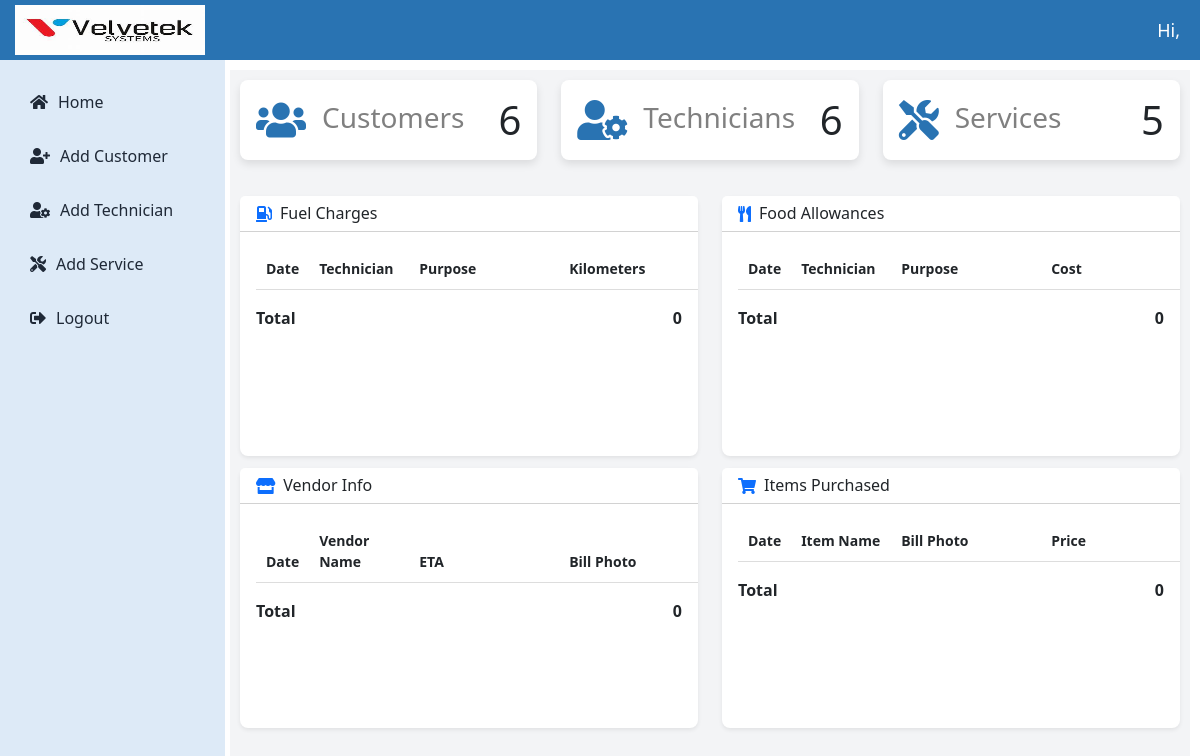
Page /velvetekapp/extra_work_admin/25/ on the earlier database version.
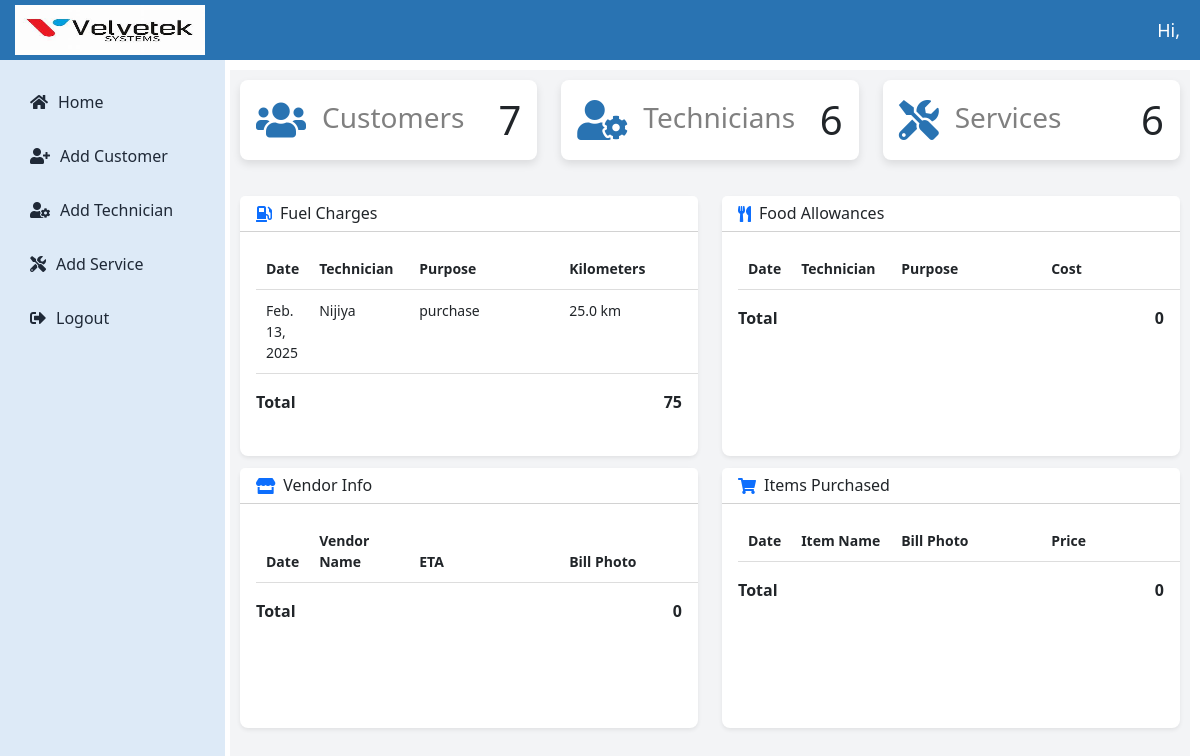
Same page on the later database version.
### technicianapp/models.py (models this page shows)
class FuelCharge(models.Model):
    technician_name = models.CharField(max_length=100)
    date = models.DateField()
    purpose = models.TextField()
    kilometers = models.FloatField()
    cost = models.DecimalField(max_digits=10, decimal_places=2,default=0)
    apply = models.ForeignKey(Apply, on_delete=models.CASCADE,related_name='fuel_charges', blank=True,null=True)
    customer_name = models.CharField(max_length=225)
    issue = models.TextField()

### velvetekapp/views.py (the view)
# urls.py: path('extra_work_admin/<int:service_id>/', views.extra_work_admin, name='extra_work_admin'),
def extra_work_admin(request, service_id):
    customer_count = Customer.objects.count()
    total_services = Apply.objects.count()
    technician_count = CustomUser.objects.filter(role='technician').count()
    try:
        apply_instance = Apply.objects.get(id=service_id)
    except Apply.DoesNotExist:
        messages.error(request, "Apply instance not found.")
        return redirect('apply_list')
    fuel_charges = FuelCharge.objects.filter(apply=apply_instance)
    food_allowances = FoodAllowance.objects.filter(apply=apply_instance)
    items_purchased = ItemPurchased.objects.filter(apply=apply_instance)
    vendors_info = VendorInfo.objects.filter(apply=apply_instance)
    current_status_entries = CurrentStatus.objects.filter(apply=apply_instance)
    cards = []
    if fuel_charges:
        cards.append("fuel")
    if food_allowances:
        cards.append("food")
    if vendors_info:
        cards.append("vendors")
    if items_purchased:
        cards.append("items")
    context = {
        'customer_count': customer_count,
        'total_services': total_services,
        'technician_count': technician_count,
        'apply_instance': apply_instance,
        'fuel_charges': fuel_charges,
        'food_allowances': food_allowances,
        'items_purchased': items_purchased,
        'vendors_info': vendors_info,
        'current_status_entries': current_status_entries,
        'fuel_total': fuel_charges.aggregate(total=Sum('cost'))['total'] or 0,
        'food_total': food_allowances.aggregate(total=Sum('cost'))['total'] or 0,
        'items_total': items_purchased.aggregate(total=Sum('price'))['total'] or 0,
        'vendor_total': vendors_info.aggregate(total=Sum('vendor_cost'))['total'] or 0,
        "cards": cards,
    }
    return render(request, 'additional_charges.html', context)

### templates/additional_charges.html (shortened to what the changed rows need)
{% extends 'admin_dashboard.html' %}
{% block content %}
<div class="container mt-4">
    <div class="row">
        <div class="col-md-6 mb-3">
            <div class="card shadow-sm fixed-card">
                <div class="card-body scrollable-card">
                    <table class="table table-sm">
                        <thead>
                            <tr>
                                <th>Date</th>
                                <th>Technician</th>
                                <th>Purpose</th>
                                <th>Kilometers</th>
                            </tr>
                        </thead>
                        <tbody>
                            {% for charge in fuel_charges %}
                            <tr>
                                <td>{{ charge.date }}</td>
                                <td>{{ charge.technician_name }}</td>
                                <td>{{ charge.purpose }}</td>
                                <td>{{ charge.kilometers }} km</td>
                            </tr>
                            {% endfor %}
                        </tbody>
                    </table>
                    <div class="fw-bold d-flex justify-content-between">
                        <span>Total</span>
                        <span>{{ fuel_total }}</span>
                    </div>
                </div>
            </div>
        </div>
        <div class="col-md-6 mb-3">
            <div class="card shadow-sm fixed-card">
                <div class="card-body scrollable-card">
                    <table class="table table-sm">
                        <thead>
                            <tr>
                                <th>Date</th>
                                <th>Technician</th>
                                <th>Purpose</th>
                                <th>Cost</th>
                            </tr>
                        </thead>
                    </table>
                </div>
            </div>
        </div>
        <div class="col-md-6 mb-3">
            <div class="card shadow-sm fixed-card">
                <div class="card-body scrollable-card">
                    <table class="table table-sm">
                        <thead>
                            <tr>
                                <th>Date</th>
                                <th>Vendor Name</th>
                                <th>ETA</th>
                                <th>Bill Photo</th>
                            </tr>
                        </thead>
                    </table>
                </div>
            </div>
        </div>
        <div class="col-md-6 mb-3">
            <div class="card shadow-sm fixed-card">
                <div class="card-body scrollable-card">
                    <table class="table table-sm">
                        <thead>
                            <tr>
                                <th>Date</th>
                                <th>Item Name</th>
                                <th>Bill Photo</th>
                                <th>Price</th>
                            </tr>
                        </thead>
                    </table>
                </div>
            </div>
        </div>
    </div>
</div>
<link rel="stylesheet" href="https://cdnjs.cloudflare.com/ajax/libs/font-awesome/5.15.4/css/all.min.css">
{% endblock %}

Differences in the rows shown:
added FuelCharge: date "Feb. 13, 2025", technician_name "Nijiya", purpose "purchase", kilometers "25.0"
Other differences:
{{ customer_count }}: "6" → "7"
{{ total_services }}: "5" → "6"
{{ fuel_total }}: "0" → "75"
